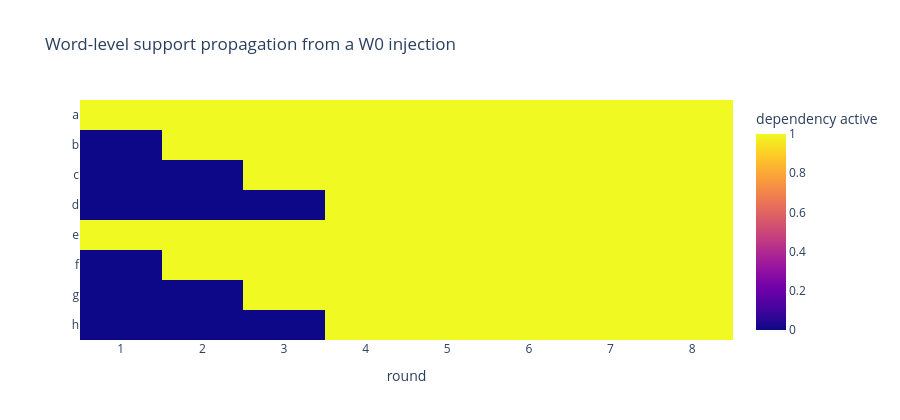

This figure's notebook cell:
### Code cell
support_df = word_support_history(initial_word_index=0, rounds=8)
fig_support = px.imshow(
    support_df.set_index("round").T,
    aspect="auto",
    labels=dict(color="dependency active"),
    title="Word-level support propagation from a W0 injection"
)
fig_support.update_layout(height=420)
fig_support.show()

support_df

### Figure 1 — Plotly figure (JSON) as saved in the notebook; plotly's stock layout.template omitted (floating-point values rounded to 4 significant figures)
{"data": [{"coloraxis": "coloraxis", "hovertemplate": "round: %{x}<br>y: %{y}<br>dependency active: %{z}<extra></extra>", "name": "0", "type": "heatmap", "x": [1, 2, 3, 4, 5, 6, 7, 8], "xaxis": "x", "y": ["a", "b", "c", "d", "e", "f", "g", "h"], "yaxis": "y", "z": [[1, 1, 1, 1, 1, 1, 1, 1], [0, 1, 1, 1, 1, 1, 1, 1], [0, 0, 1, 1, 1, 1, 1, 1], [0, 0, 0, 1, 1, 1, 1, 1], [1, 1, 1, 1, 1, 1, 1, 1], [0, 1, 1, 1, 1, 1, 1, 1], [0, 0, 1, 1, 1, 1, 1, 1], [0, 0, 0, 1, 1, 1, 1, 1]]}], "layout": {"coloraxis": {"colorbar": {"title": {"text": "dependency active"}}, "colorscale": [[0, "#0d0887"], [0.1111, "#46039f"], [0.2222, "#7201a8"], [0.3333, "#9c179e"], [0.4444, "#bd3786"], [0.5556, "#d8576b"], [0.6667, "#ed7953"], [0.7778, "#fb9f3a"], [0.8889, "#fdca26"], [1, "#f0f921"]]}, "height": 420, "title": {"text": "Word-level support propagation from a W0 injection"}, "xaxis": {"anchor": "y", "domain": [0, 1], "title": {"text": "round"}}, "yaxis": {"anchor": "x", "autorange": "reversed", "domain": [0, 1]}}}
